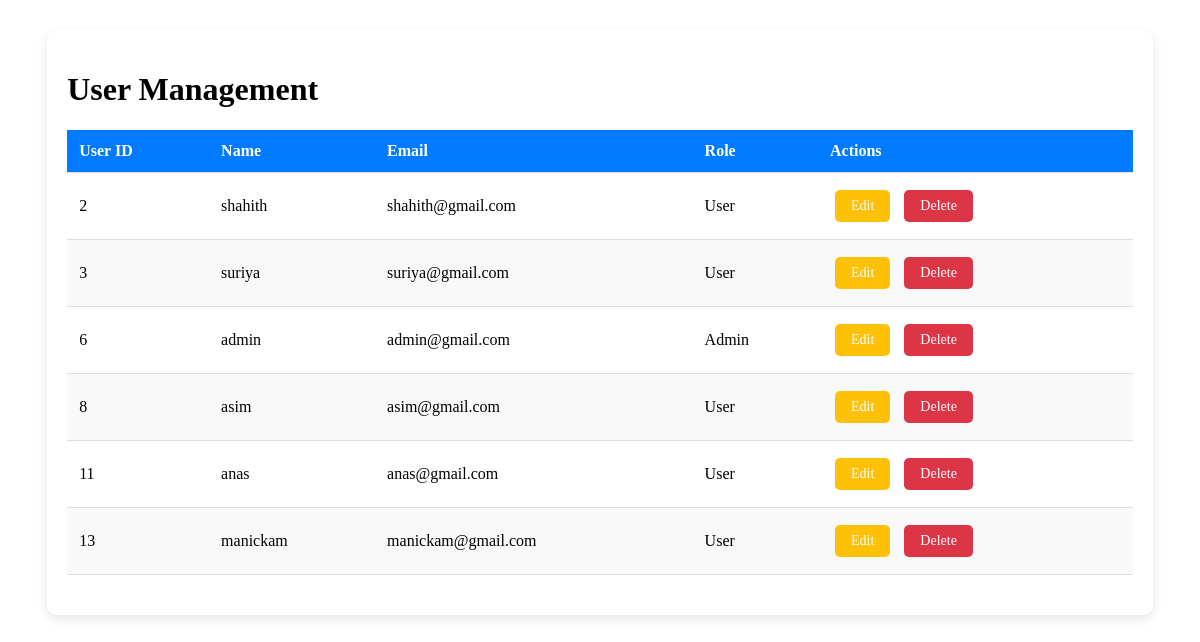
Screenshot of /manage_user.php with the database file from the repository.
### tables this page shows
CREATE TABLE `register` (
  `Id` int(11) NOT NULL,
  `name` varchar(100) NOT NULL,
  `email` varchar(100) NOT NULL,
  `password` varchar(255) NOT NULL,
  `role` enum('admin','user') NOT NULL DEFAULT 'user'
);

### manage_user.php (the view, shortened to what this page needs)
<?php
include('db_connection.php');
$sql = "SELECT id, name, email, role FROM register";
$result = mysqli_query($conn, $sql);
?>
<!DOCTYPE html>
<html lang="en">
<head>
    <link rel="stylesheet" href="usermanagement.css">
</head>
<body>
<div class="container">
    <header>
        <h1>User Management</h1>
    </header>
    <table>
        <thead>
            <tr>
                <th>User ID</th>
                <th>Name</th>
                <th>Email</th>
                <th>Role</th>
                <th>Actions</th>
            </tr>
        </thead>
        <tbody>
            <?php while ($row = mysqli_fetch_assoc($result)) : ?>
            <tr>
                <td><?php echo $row['id']; ?></td>
                <td><?php echo $row['name']; ?></td>
                <td><?php echo $row['email']; ?></td>
                <td><?php echo ucfirst($row['role']); ?></td>
                <td>
                    <a href="edit_user.php?id=<?php echo $row['id']; ?>" class="btn edit-btn">Edit</a>
                    <a href="delete_user.php?id=<?php echo $row['id']; ?>" class="btn delete-btn" onclick="return confirm('Are you sure you want to delete this user?')">Delete</a>
                </td>
            </tr>
            <?php endwhile; ?>
        </tbody>
    </table>
</div>
</body>
</html>

### usermanagement.css (style rules this page uses)
.container { width: 90%; max-width: 1100px; margin: 30px auto; padding: 20px; background-color: #fff; box-shadow: 0 4px 12px rgba(0, 0, 0, 0.1); border-radius: 10px; }
table { width: 100%; border-collapse: collapse; margin-bottom: 20px; }
table th, table td { padding: 12px; text-align: left; border-bottom: 1px solid #ddd; }
table th { background-color: #007bff; color: white; }
table tr:nth-child(even) { background-color: #f9f9f9; }
.btn { display: inline-block; padding: 8px 16px; border-radius: 5px; text-align: center; font-size: 14px; text-decoration: none; margin: 5px; transition: background-color 0.3s ease; }
.edit-btn { background-color: #ffc107; color: white; }
.delete-btn { background-color: #dc3545; color: white; }

### rows the page displays
register: Id "2", name "shahith", email "shahith@gmail.com", role "User"
register: Id "3", name "suriya", email "suriya@gmail.com", role "User"
register: Id "6", name "admin", email "admin@gmail.com", role "Admin"
register: Id "8", name "asim", email "asim@gmail.com", role "User"
register: Id "11", name "anas", email "anas@gmail.com", role "User"
register: Id "13", name "manickam", email "manickam@gmail.com", role "User"
